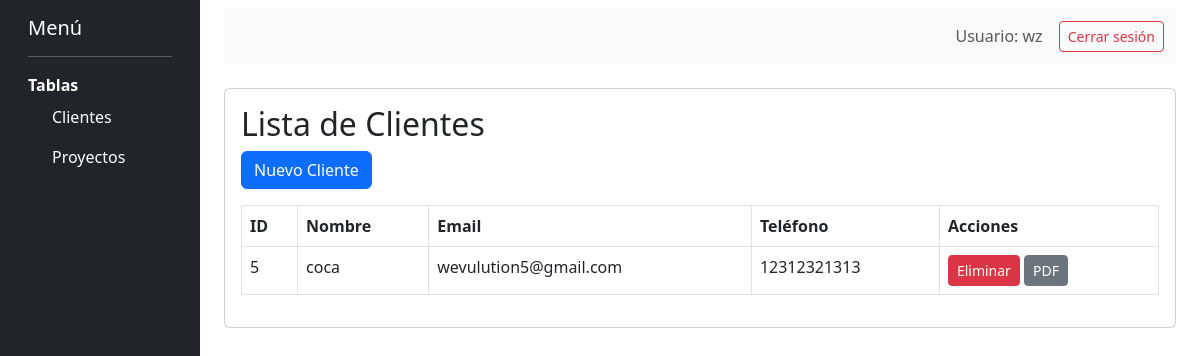
The page /Gestion/index.php?accion=cargarcliente (signed in) on the database as committed earlier.
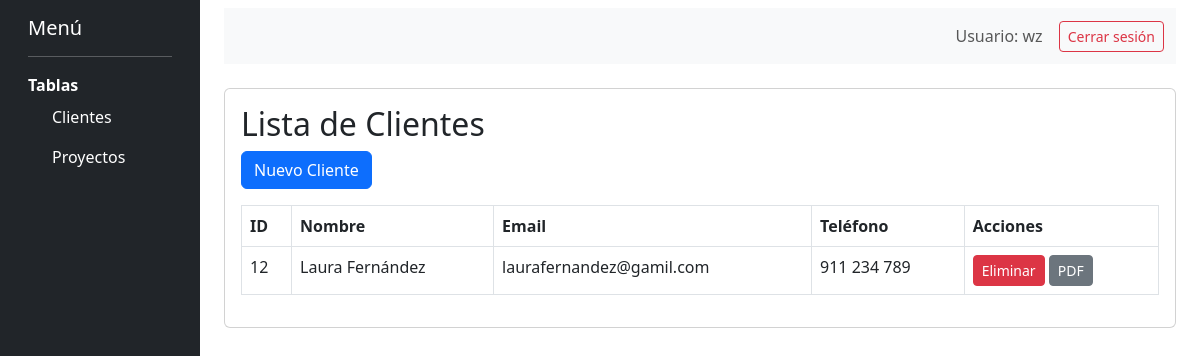
The same page on the database as committed later.
### tables this page shows
CREATE TABLE `cliente` (
  `idcliente` int(11) NOT NULL,
  `nombre` varchar(100) NOT NULL,
  `email` varchar(100) DEFAULT NULL,
  `telefono` varchar(20) DEFAULT NULL
);

### Gestion/controller/CCliente.php (called while the page is built, shortened)
<?php
require_once __DIR__ . '/../model/Cliente/clientemodel.php';
class CCliente
{
    public function cargarCli()
    {
        $clientes = clientemodel::obtenerTodos();
        include __DIR__ . '/../view/Clienteview/cargarCliente.php';
    }
}

### Gestion/model/Cliente/clientemodel.php (called while the page is built, shortened)
<?php
class clientemodel
{
    public static function obtenerTodos()
    {
        $db = DB::conection();
        $stmt = $db->query("select * from cliente");
        return $stmt->fetchAll();
    }
}

### Gestion/view/Clienteview/cargarCliente.php (the view, shortened to what this page needs)
<!DOCTYPE html>
<html lang="es">
<head>
    <link href="https://cdn.jsdelivr.net/npm/bootstrap@5.3.0/dist/css/bootstrap.min.css" rel="stylesheet">
</head>
<body>
    <div class="container-fluid">
        <div class="row">
            <nav class="col-md-2 d-md-block bg-dark text-white min-vh-100">
                <div class="p-3">
                    <h5 class="text-white">Menú</h5>
                    <hr class="text-white">
                    <div class="mb-2">
                        <strong>Tablas</strong>
                        <ul class="nav flex-column ms-2">
                            <li class="nav-item">
                                <a class="nav-link text-white" href="index.php?accion=cargarcliente">Clientes</a>
                            </li>
                            <li class="nav-item">
                                <a class="nav-link text-white" href="index.php?accion=proyectos">Proyectos</a>
                            </li>
                        </ul>
                    </div>
                </div>
            </nav>
            <main class="col-md-10 ms-sm-auto px-4">
                <nav class="navbar navbar-expand-lg navbar-light bg-light mt-2">
                    <div class="container-fluid justify-content-end">
                        <span class="navbar-text me-3">
                            Usuario: <?= $_SESSION['usuario']; ?>
                        </span>
                        <a href="../index.php?accion=logout" class="btn btn-outline-danger btn-sm">Cerrar sesión</a>
                    </div>
                </nav>
                <div class="mt-4">
                    <div class="card">
                        <div class="card-body">
                            <h2>Lista de Clientes</h2>
                            <a href="index.php?accion=crearcliente" class="btn btn-primary mb-3">Nuevo Cliente</a>
                            <table class="table table-bordered">
                                <thead>
                                    <tr>
                                        <th>ID</th>
                                        <th>Nombre</th>
                                        <th>Email</th>
                                        <th>Teléfono</th>
                                        <th>Acciones</th>
                                    </tr>
                                </thead>
                                <tbody>
                                    <?php
                                    foreach ($clientes as $c) {
                                    ?>
                                        <tr>
                                            <td><?= $c['idcliente'] ?></td>
                                            <td><?= $c['nombre'] ?></td>
                                            <td><?= $c['email'] ?></td>
                                            <td><?= $c['telefono'] ?></td>
                                            <td>
                                                <a href="index.php?accion=eliminarcliente&id=<?= $c['idcliente'] ?>" class="btn btn-danger btn-sm" onclick="return confirm('¿Eliminar este cliente?')">Eliminar</a>
                                                <a href="index.php?accion=generarPDFCliente&id=<?= $c['idcliente'] ?>" class="btn btn-secondary btn-sm">PDF</a>
                                            </td>
                                        </tr>
                                    <?php
                                    }
                                    ?>
                                </tbody>
                            </table>
                        </div>
                    </div>
                </div>
            </main>
        </div>
    </div>
</body>
</html>

### Gestion/index.php (shortened to what this page needs)
<?php
require_once __DIR__ . '/controller/CCliente.php';
$cliente = new CCliente();
$accion = $_GET['accion'] ?? 'iniciar';
switch ($accion) {
    case 'cargarcliente':
        $cliente->cargarCli();
        break;
}

Rows that differ between the two databases and show on the page:
removed cliente: idcliente "5", nombre "coca", email "wevulution5@gmail.com", telefono "12312321313"
added cliente: idcliente "12", nombre "Laura Fernández", email "laurafernandez@gamil.com", telefono "911 234 789"
